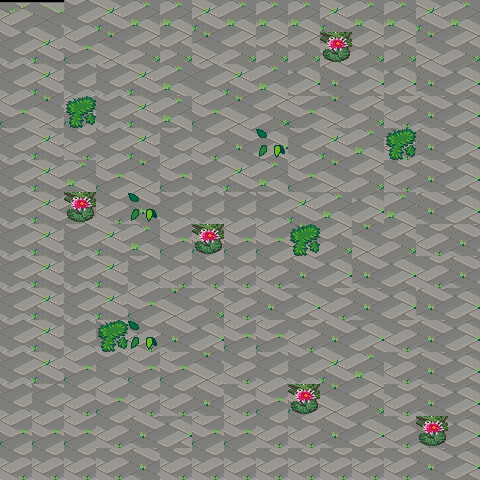

Tiled map render using the project's own tile images. Description and the map definition, with tile-layer contents summarised, below:
An orthogonal 15x15 tile map with 32x32 px tiles, 2 tile layers (Tile Layer 1, Tile Layer 2), 2 tilesets and 12 objects (Self).

<map version="1.10" tiledversion="1.11.2" orientation="orthogonal" renderorder="right-down" width="15" height="15" tilewidth="32" tileheight="32" infinite="0" nextlayerid="8" nextobjectid="71">
 <tileset firstgid="1" source="../tilesets/terrain.tsx" />
 <tileset firstgid="484" name="Object" tilewidth="192" tileheight="157" tilecount="54" columns="0">
  <grid orientation="orthogonal" width="1" height="1" />
  <tile id="0">
   <image source="../graphics/Object/object_0.png" width="64" height="128" />
  </tile>
  <tile id="1">
   <image source="../graphics/Object/object_1.png" width="80" height="128" />
  </tile>
  <tile id="2">
   <image source="../graphics/Object/object_2.png" width="16" height="107" />
  </tile>
  <tile id="3">
   <image source="../graphics/Object/object_5.png" width="97" height="64" />
  </tile>
  <tile id="4">
   <image source="../graphics/Object/object_7.png" width="74" height="64" />
  </tile>
  <tile id="5">
   <image source="../graphics/Object/object_12.png" width="63" height="147" />
  </tile>
  <tile id="6">
   <image source="../graphics/Object/object_16.png" width="65" height="125" />
  </tile>
  <tile id="7">
   <image source="../graphics/Object/object_17.png" width="65" height="125" />
  </tile>
  <tile id="8">
   <image source="../graphics/Object/object_91.png" width="192" height="127" />
  </tile>
  <tile id="9">
   <image source="../graphics/Object/object_120.png" width="96" height="75" />
  </tile>
  <tile id="10">
   <image source="../graphics/Object/object_141.png" width="81" height="79" />
  </tile>
  <tile id="11">
   <image source="../graphics/Object/object_142.png" width="81" height="79" />
  </tile>
  <tile id="12">
   <image source="../graphics/Object/object_149.png" width="75" height="71" />
  </tile>
  <tile id="13">
   <image source="../graphics/Object/object_185.png" width="91" height="90" />
  </tile>
  <tile id="14">
   <image source="../graphics/Object/object_188.png" width="81" height="79" />
  </tile>
  <tile id="15">
   <image source="../graphics/Object/object_195.png" width="54" height="85" />
  </tile>
  <tile id="16">
   <image source="../graphics/Object/object_196.png" width="56" height="55" />
  </tile>
  <tile id="17">
   <image source="../graphics/Object/object_200.png" width="94" height="80" />
  </tile>
  <tile id="18">
   <image source="../graphics/Object/object_222.png" width="145" height="157" />
  </tile>
  <tile id="19">
   <image source="../graphics/Object/object_230.png" width="85" height="91" />
  </tile>
  <tile id="20">
   <image source="../graphics/Object/object_253.png" width="94" height="103" />
  </tile>
  <tile id="21">
   <image source="../graphics/Object/object_263.png" width="26" height="49" />
  </tile>
  <tile id="22">
   <image source="../graphics/Object/object_264.png" width="28" height="27" />
  </tile>
  <tile id="23">
   <image source="../graphics/Object/object_266.png" width="24" height="59" />
  </tile>
  <tile id="24">
   <image source="../graphics/Object/object_269.png" width="30" height="46" />
  </tile>
  <tile id="25">
   <image source="../graphics/Object/object_270.png" width="30" height="45" />
  </tile>
  <tile id="26">
   <image source="../graphics/Object/object_273.png" width="29" height="44" />
  </tile>
  <tile id="27">
   <image source="../graphics/Object/object_276.png" width="61" height="43" />
  </tile>
  <tile id="28">
   <image source="../graphics/Object/object_279.png" width="58" height="41" />
  </tile>
  <tile id="29">
   <image source="../graphics/Object/object_285.png" width="28" height="58" />
  </tile>
  <tile id="30">
   <image source="../graphics/Object/object_291.png" width="38" height="33" />
  </tile>
  <tile id="31">
   <image source="../graphics/Object/object_292.png" width="61" height="43" />
  </tile>
  <tile id="32">
   <image source="../graphics/Object/object_308.png" width="25" height="41" />
  </tile>
  <tile id="33">
   <image source="../graphics/Object/object_339.png" width="28" height="62" />
  </tile>
  <tile id="34">
   <image source="../graphics/Object/object_340.png" width="17" height="9" />
  </tile>
  <tile id="35">
   <image source="../graphics/Object/object_344.png" width="78" height="78" />
  </tile>
  <tile id="36">
   <image source="../graphics/Object/object_349.png" width="29" height="44" />
  </tile>
  <tile id="37">
   <image source="../graphics/Object/object_352.png" width="58" height="41" />
  </tile>
  <tile id="38">
   <image source="../graphics/Object/object_353.png" width="26" height="36" />
  </tile>
  <tile id="39">
   <image source="../graphics/Object/object_355.png" width="31" height="33" />
  </tile>
  <tile id="40">
   <image source="../graphics/Object/object_356.png" width="31" height="27" />
  </tile>
  <tile id="41">
   <image source="../graphics/Object/object_357.png" width="27" height="25" />
  </tile>
  <tile id="42">
   <image source="../graphics/Object/object_358.png" width="24" height="23" />
  </tile>
  <tile id="43">
   <image source="../graphics/Object/object_360.png" width="31" height="20" />
  </tile>
  <tile id="44">
   <image source="../graphics/Object/object_366.png" width="28" height="62" />
  </tile>
  <tile id="45">
   <image source="../graphics/Object/object_369.png" width="31" height="27" />
  </tile>
  <tile id="46">
   <image source="../graphics/Object/object_370.png" width="28" height="28" />
  </tile>
  <tile id="47">
   <image source="../graphics/Object/object_380.png" width="95" height="117" />
  </tile>
  <tile id="48">
   <image source="../graphics/Object/object_382.png" width="87" height="83" />
  </tile>
  <tile id="49">
   <image source="../graphics/Object/object_384.png" width="24" height="23" />
  </tile>
  <tile id="50">
   <image source="../graphics/Object/object_393.png" width="26" height="36" />
  </tile>
  <tile id="51">
   <image source="../graphics/Object/object_396.png" width="31" height="33" />
  </tile>
  <tile id="52">
   <image source="../graphics/Object/object_398.png" width="24" height="53" />
  </tile>
  <tile id="53">
   <image source="../graphics/Object/object_400.png" width="60" height="90" />
  </tile>
 </tileset>
 <layer id="1" name="Tile Layer 1" class="Ground" width="15" height="15">
  <data>[225 cells, 225 non-empty, 11 distinct tile ids]</data>
 </layer>
 <layer id="2" name="Tile Layer 2" class="Ground" width="15" height="15">
  <data>[225 cells, 12 non-empty, 3 distinct tile ids]</data>
 </layer>
 <objectgroup id="4" name="Entities">
  <object id="3" name="Player" type="Self" x="246" y="264">
   <point />
  </object>
 </objectgroup>
 <objectgroup draworder="index" id="6" name="Objects">
  <object id="57" gid="489" x="357" y="339.333" width="63" height="147" />
  <object id="58" gid="489" x="146.333" y="419.333" width="63" height="147" />
  <object id="60" gid="512" x="292.333" y="385" width="58" height="41" />
  <object id="61" gid="512" x="52.3333" y="165" width="58" height="41" />
  <object id="62" gid="512" x="45.6667" y="351.667" width="58" height="41" />
  <object id="63" gid="512" x="269.667" y="103.667" width="58" height="41" />
 </objectgroup>
 <objectgroup id="7" name="Collisions">
  <object id="65" x="-7.33333" y="-4" width="24.6667" height="489.333" />
  <object id="66" x="-34.6667" y="-33.3333" width="549.333" height="56" />
  <object id="68" x="482.667" y="-82.6667" width="160" height="660" />
  <object id="69" x="-49.3333" y="446.667" width="712" height="162.667" />
  <object id="70" x="-250.667" y="317.333" width="5.33333" height="4" />
 </objectgroup>
</map>
